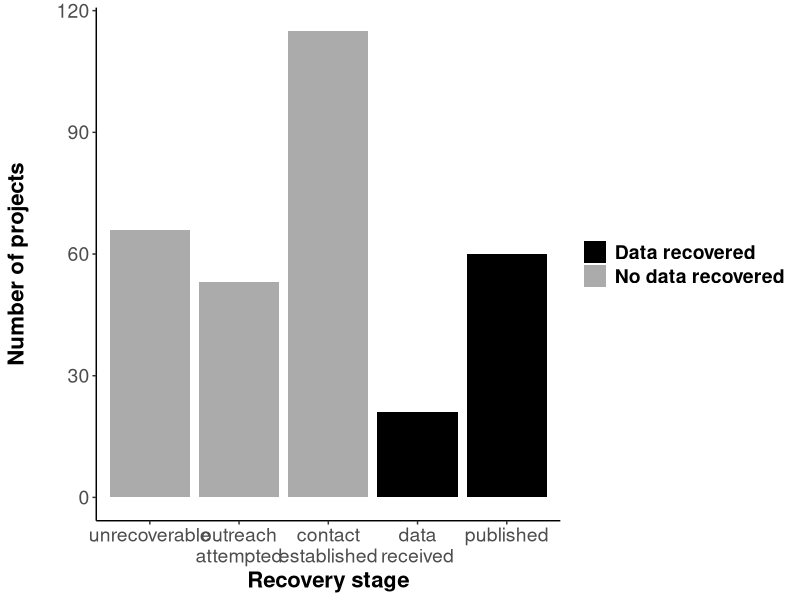
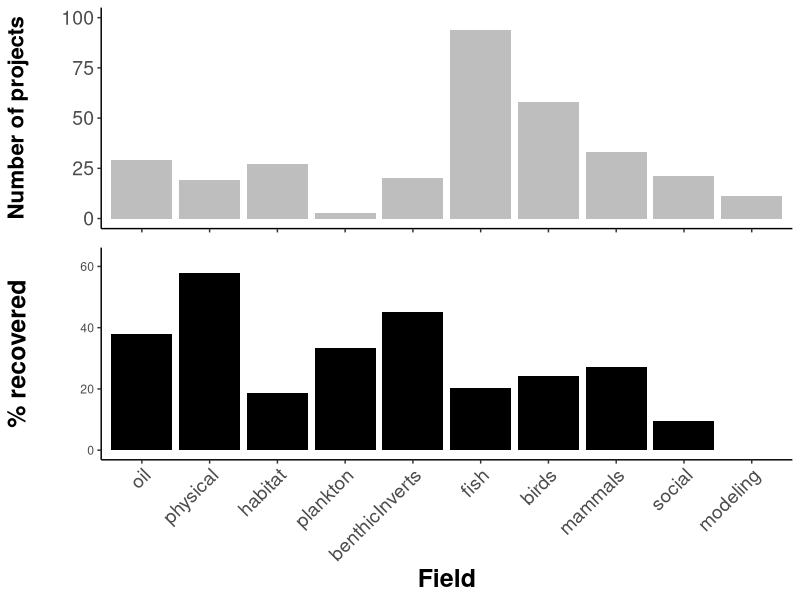
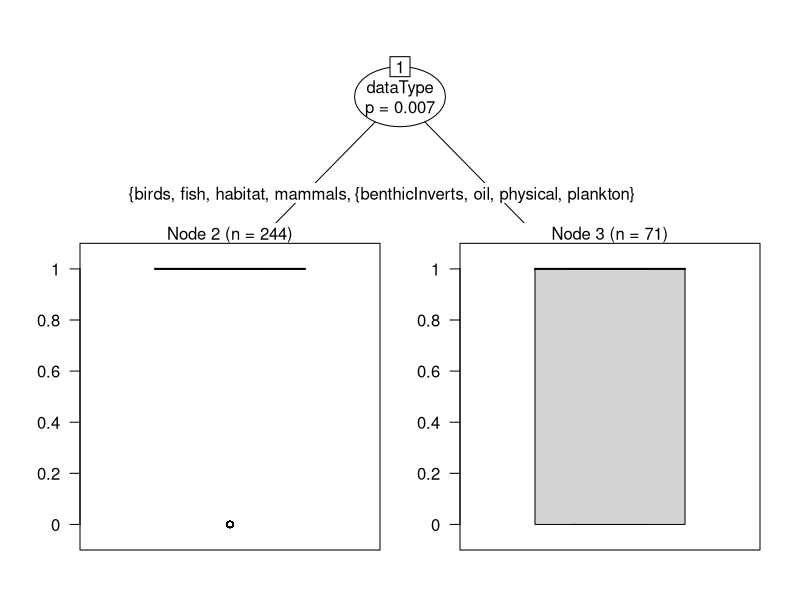
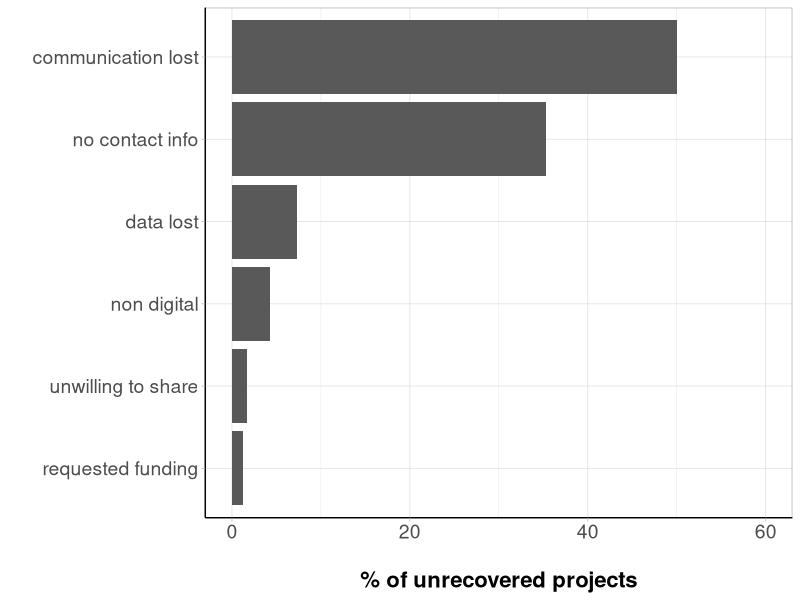
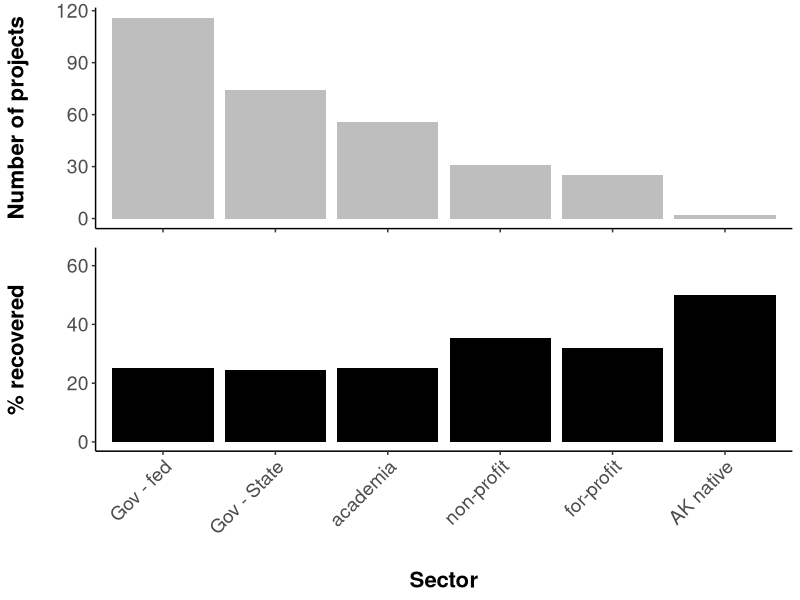
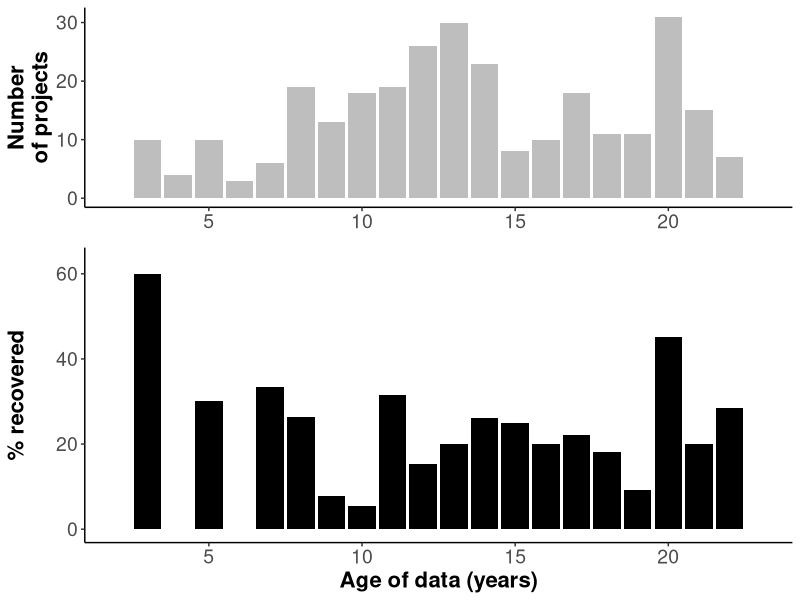
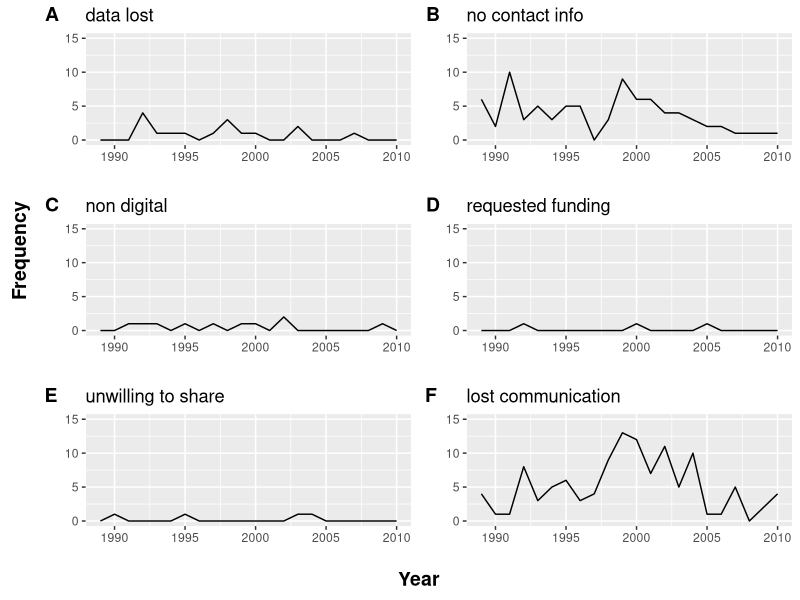

Recreate these plots in R, in order.
## ---- chunk 1

library(knitr)
library(dplyr)
library(readr)
library(ggplot2)
library(reshape2)
library(grid)
library(gridExtra)
library(gtable)
library(cowplot)
library(party)

rslt=read.csv('data/evosArchResults.csv',header=T,stringsAsFactors=F)
rslt[rslt$Status=='published','Status']<-'Published'

rslt$succ=ifelse(rslt$Status %in% c('Published','SentData','Revised'),0,1) # success=0, not successful=1....why?
rslt$statSucc=ifelse(rslt$Status %in% c('Published','SentData','Revised'),1,2) # 1 = success, 2 = not successful

agDes=read.csv('data/ecoInfoAgencyDesig.csv',header=T,stringsAsFactors=T,col.names=c('agency','agGrp','agSubGrp'))
agDes$agGrp=gsub('nonProf','private',agDes$agGrp)

rslt2=merge(rslt,agDes,all.x=T)
rslt2=rslt2 %>%
  filter(!end>2010) 

rslt2$dataType<-gsub("biological-",'',rslt2$dataType)
## ---- chunk 2

overall=table(rslt2$Status)
overallLong=melt(overall)
colnames(overallLong)=c('Status','nDatasets')
overall2=overallLong %>%
  mutate(prop=nDatasets/sum(nDatasets))

possible=overallLong %>%
  filter(!Status=='Unrecoverable') %>%
  mutate(prop=nDatasets/sum(nDatasets))

statusOrd=c('Unrecoverable','Emailed','Replied','SentData','Revised','Published')

statGrey=c('Unrecoverable'='gray67',
             'Emailed'='gray67',
             'Replied'='gray67',
             'SentData'='black',
             'Revised'='black',
             'Published'='black')

stSuccCols=c("2"='gray67',"1"="black")

statRename<-c()

statPlot=ggplot()+
  geom_bar(data=rslt2,
                 aes(x=factor(Status,levels=statusOrd,ordered=T),fill=factor(statSucc)))+
  scale_x_discrete(labels=c("unrecoverable","outreach\nattempted","contact\nestablished","data\nreceived","published"))+
  scale_fill_manual(name="Data obtained?",
                    breaks=c("1","2"),
                    values=stSuccCols,
                    labels=c("Data recovered", "No data recovered"))+
  theme(legend.title=element_blank())+
  theme(panel.grid.major = element_blank(),
        panel.grid.minor = element_blank(),
        panel.border = element_blank(),
        panel.background = element_blank())+
  xlab("Recovery stage")+ 
  ylab('Number of projects\n')+
  theme(axis.text=element_text(size=14),
        title=element_text(size=16,face="bold"),
        legend.text = element_text(size = 14, face = "bold"))+
  theme(axis.line.x = element_line(color="black"),
        axis.line.y = element_line(color="black"))

statPlot

## ---- chunk 3

catYN=as.data.frame(table(rslt2$dataType,rslt2$succ))
colnames(catYN)=c('category','succ','nDatasets')

fldYN=catYN %>%
  group_by(category) %>%
  mutate(grpTots=sum(nDatasets)) %>%
  mutate(prop=nDatasets/grpTots)

fldYN$category=factor(fldYN$category,levels=c("oil","physical","habitat",'plankton','benthicInverts','fish','birds','mammals',"social","modeling"))

##### all fields

fieldNDs=ggplot(fldYN[fldYN$succ==0,],aes(x=category,y=grpTots))+
  geom_bar(stat = "identity",fill="grey")+
  theme(axis.line=element_line('black'),
        panel.grid.major = element_blank(),
        panel.grid.minor = element_blank(),
        panel.border = element_blank(),
        panel.background = element_blank())+
  theme(axis.text.x = element_blank(),
        axis.title.x = element_blank())+
  ylim(0,100)+
  ylab('Number of projects\n')+
  theme(axis.text=element_text(size=14),
        title=element_text(size=16,face="bold"))+
  theme(axis.line.x = element_line(color="black"),
        axis.line.y = element_line(color="black"))
  
fieldPerc=ggplot(fldYN[fldYN$succ==0,],aes(x=category,y=(prop*100)))+
  geom_bar(stat = "identity",fill="black")+
  scale_x_discrete(labels=c("oil","physical","habitat",'plankton','benthicInverts','fish','birds','mammals',"social","modeling"))+
  theme(axis.line=element_line('black'),
        panel.grid.major = element_blank(),
        panel.grid.minor = element_blank(),
        panel.border = element_blank(),
        panel.background = element_blank(),
        axis.text.x = element_text(angle=45,size = 14,vjust = 1,hjust = 1))+
  xlab('Field')+
  ylab('% recovered\n')+
  ylim(0,63)+
  theme(title=element_text(size=18,face="bold"),
        axis.line.x = element_line(color="black"),
        axis.line.y = element_line(color="black"))

plot_grid(fieldNDs,fieldPerc, ncol = 1, rel_heights=c(1,1.5),align="v")

## ---- chunk 4
rslt2$dataType<-factor(rslt2$dataType)
partreeBio<-ctree(succ~agSubGrp+end+dataType,data=rslt2)

plot(partreeBio)
## ---- chunk 5
reas=rslt2 %>%
  filter(Status=='Unrecoverable') %>%
  filter(!reason=="no data generated") %>%
  filter(!reason=="data uvailable") %>%
  select(Status,reason)
reasTab=as.data.frame(table(reas$reason))
colnames(reasTab)=c('reason','nDatasets')

## add in status = 'emailed' to 'no contact info' & status = "replied" to unwilling to share? ...discuss with group

reasTab[reasTab$reason=='no contact info',"nDatasets"] <- (reasTab[reasTab$reason=='no contact info',"nDatasets"] + length(rslt2[rslt2$Status=='Emailed','Status'])) 

levels(reasTab$reason)=c(levels(reasTab$reason),'communication lost')

reasTab[6,]<-c('communication lost', length(rslt2[rslt2$Status=='Replied','Status'])+1)# +1 for one of the 'data unavailable' datasets, add the other to "data lost"
reasTab[1,2]<-as.numeric(as.character(reasTab[reasTab$reason=="data lost","nDatasets"]))+1

reasTab<-arrange(reasTab,as.numeric(nDatasets))
reasTab$reason<-factor(reasTab$reason,levels = reasTab$reason,ordered = T)

reasTot=sum(as.numeric(reasTab$nDatasets))
reasTab$perc=as.numeric(reasTab$nDatasets)/reasTot

whyNot<-ggplot(reasTab,aes(x=reason,y=as.numeric(perc)*100))+
  geom_bar(stat = "identity")+
  coord_flip()+
  #scale_x_discrete(breaks = seq(0,60,by=10), labels=seq(0,60,by=10)) +
  theme(axis.line=element_line('black'),
        panel.grid.major = element_blank(),
        panel.grid.minor = element_blank(),
        panel.border = element_blank(),
        panel.background = element_blank())+
  theme_light()+
  ylim(0,60)+
  xlab('')+
  ylab('\n% of unrecovered projects')+
  #ggtitle('Why are data not recovered?')+
  theme(axis.text=element_text(size=14),
        title=element_text(size=16,face="bold"))+
  theme(axis.line.x = element_line(color="black"),
        axis.line.y = element_line(color="black")) ## *** add each n as text above bar
whyNot
## ---- chunk 6
secSubYN=as.data.frame(table(rslt2$agSubGrp,rslt2$succ))
colnames(secSubYN)=c('subSector','succ','nDatasets')

secSubYN2=secSubYN %>%
  group_by(subSector) %>%
  mutate(grpTots=sum(nDatasets)) %>%
  mutate(prop=nDatasets/grpTots)
secSubYN2$subSector=factor(secSubYN2$subSector,levels=c("gov_fed","gov_state","academia","nonProf","private","tribe"),ordered = T)

subSecNds=ggplot(secSubYN2,aes(x=subSector,y=nDatasets))+
  geom_bar(stat = "identity",fill="grey")+
  theme(axis.line=element_line('black'),
        panel.grid.major = element_blank(),
        panel.grid.minor = element_blank(),
        panel.border = element_blank(),
        panel.background = element_blank())+
  theme(axis.text.x = element_blank(),
        axis.title.x = element_blank())+
  ylab('Number of projects\n')+
  theme(axis.text=element_text(size=14),
        title=element_text(size=16,face="bold"))+
  theme(axis.line.x = element_line(color="black"),
        axis.line.y = element_line(color="black"))

subSecPerc=ggplot(secSubYN2[secSubYN2$succ==0,],aes(x=subSector,y=as.numeric(prop*100)))+
  geom_bar(stat = "identity",fill="black")+
  scale_x_discrete(breaks=levels(secSubYN2$subSector),
                   labels=c("Gov - fed","Gov - State","academia","non-profit","for-profit","AK native"))+
  theme(axis.line=element_line('black'),
        panel.grid.major = element_blank(),
        panel.grid.minor = element_blank(),
        panel.border = element_blank(),
        panel.background = element_blank(),
        axis.text.x = element_text(angle=45,size = 14,vjust = 1,hjust = 1))+
  xlab('\nSector')+
  ylab('% recovered\n')+
  ylim(0,63)+
  #ggtitle('Percent success by research sector type')+
  theme(axis.text=element_text(size=14),
        title=element_text(size=16,face="bold"))+
  theme(axis.line.x = element_line(color="black"),
        axis.line.y = element_line(color="black"))

plot_grid(subSecNds, subSecPerc, ncol = 1, rel_heights=c(1,1.5),align="v")

## ---- chunk 7

rslt2$succ<-ifelse(rslt2$Status %in% c('Unrecoverable','Emailed','Replied'),1,0)

endYr=rslt2 %>%
  filter(!end<1989) %>%
  filter(!end>2010) %>%
  select(succ,end)

endYrs=as.data.frame(table(endYr$end,endYr$succ))
colnames(endYrs)=c('year','succ','freq')
endYrs<- mutate(endYrs,since=(2012-as.numeric(paste(endYrs$year))))

yrsPropEnd<-endYrs %>%
  group_by(as.character(year)) %>%
  mutate(yrSum=sum(freq)) %>%
  mutate(prop=freq/yrSum)

yrsNds=ggplot(yrsPropEnd[yrsPropEnd$succ==0,],aes(x=since,y=yrSum)) +
  geom_bar( stat="identity",fill="grey")+
  theme(axis.line=element_line('black'),
        panel.grid.major = element_blank(),
        panel.grid.minor = element_blank(),
        panel.border = element_blank(),
        panel.background = element_blank(),
        axis.title.y=element_text(color="black"),
        axis.title.x=element_blank())+
  xlim(min(endYrs$since),max(endYrs$since))+
  ylab('Number\nof projects')+
  theme(legend.position="none",
        axis.text=element_text(size=14),
        title=element_text(size=16,face="bold"),
        axis.line.x = element_line(color="black"),
        axis.line.y = element_line(color="black"))


yrsPerc=ggplot(yrsPropEnd[yrsPropEnd$succ==0,],aes(x=since,y=as.numeric(prop*100)))+
  geom_bar(stat = "identity",fill="black")+
  xlim(min(endYrs$since),max(endYrs$since))+
  theme(axis.line=element_line('black'),
        panel.grid.major = element_blank(),
        panel.grid.minor = element_blank(),
        panel.border = element_blank(),
        panel.background = element_blank())+
  xlab('Age of data (years)')+
  ylab('% recovered\n')+
  ylim(0,63)+
  theme(axis.text=element_text(size=14),
        title=element_text(size=16,face="bold"))+
  theme(axis.line.x = element_line(color="black"),
        axis.line.y = element_line(color="black"))

plot_grid(yrsNds, yrsPerc, ncol = 1, rel_heights=c(1,1.5),align="v")
## ---- chunk 8
reas2a=rslt2 %>%
  filter(Status %in% c('Unrecoverable',"Emailed","Replied")) %>%
  select(Status,reason,end,agSubGrp,dataType)
reas2a[reas2a$Status=="Emailed","reason"]<-"no contact info"
reas2a[reas2a$Status=="Replied","reason"]<-"lost communication"

reas2<-filter(reas2a,!reason %in% c("no data generated","data uvailable"))

reasYr=as.data.frame(with(reas2,table(reason,end)))

DL = ggplot(data=reasYr[reasYr$reason=="data lost",],aes(as.numeric(as.character((end))),Freq)) +
  geom_line() +
  ylim(0,15) +
  xlim(1989,2010) +
  xlab("") +
  ylab("")+
  ggtitle("data lost")

NCI = ggplot(data=reasYr[reasYr$reason=="no contact info",],aes(as.numeric(as.character((end))),Freq)) +
  geom_line() +
  ylim(0,15) +
  xlim(1989,2010) +
  xlab("") +
  ylab("")+
  ggtitle("no contact info")

ND = ggplot(data=reasYr[reasYr$reason=="non digital",],aes(as.numeric(as.character((end))),Freq)) +
  geom_line() +
  ylim(0,15) +
  xlim(1989,2010) +
  xlab("") +
  ylab("")+
  ggtitle("non digital")

RF = ggplot(data=reasYr[reasYr$reason=="requested funding",],aes(as.numeric(as.character((end))),Freq)) +
  geom_line() +
  ylim(0,15) +
  xlim(1989,2010) +
  xlab("") +
  ylab("") +
  ggtitle("requested funding")

US = ggplot(data=reasYr[reasYr$reason=="unwilling to share",],aes(as.numeric(as.character((end))),Freq)) +
  geom_line() +
  ylim(0,15) +
  xlim(1989,2010) +
  ylab("")+
  xlab("") +
  ggtitle("unwilling to share")

LC = ggplot(data=reasYr[reasYr$reason=="lost communication",],aes(as.numeric(as.character((end))),Freq)) +
  geom_line() +
  ylim(0,15) +
  xlab("") +
  ylab("")+
  ggtitle("lost communication")

yAxLab <- ggdraw() + draw_label("Frequency", fontface='bold',angle = 90,hjust=0)
xAxLab <- ggdraw() + draw_label("Year", fontface='bold',vjust=0)

pYr<-plot_grid(DL,NCI,ND,RF,US,LC,labels="AUTO", ncol = 2,align="v")
xPlot<-plot_grid(pYr,xAxLab,ncol=1,rel_heights = c(1,0.05))
plot_grid(yAxLab,xPlot,ncol=2,rel_widths = c(0.05,1))
